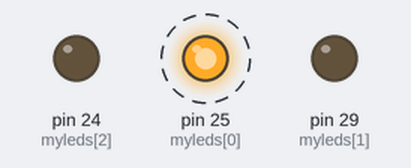
Simulated run of this sketch. Board: Arduino Mega 2560, built with avr-gcc and run on an emulated ATmega2560. Shown: output pins drawn as LEDs (lit = HIGH). Dashed ring = blinking.

Above: at 0.1 s.
Timing chart, 0 to 3.0 s (numbered marks = the images above):
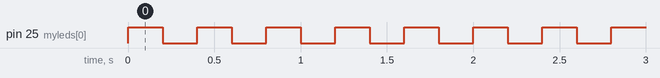

The sketch:

Lab1-03_Blinky_LEDs_with_Array.ino
```cpp
const int myleds[] = {25, 29, 24};

void setup() {
  pinMode(myleds[0], OUTPUT);
  pinMode(myleds[1], OUTPUT);
  pinMode(myleds[2], OUTPUT);
}

void loop() {
  digitalWrite(myleds[0], HIGH);
  delay(200);

  digitalWrite(myleds[0], LOW);
  delay(200);
}
```

Measured:
- by itself, pin 25 (myleds[0]): alternates HIGH for 0.20 s and LOW for 0.20 s
